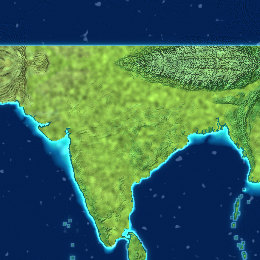
#> input picture content-archive/video/s3_revival/mapchip.png, 260 x 260 px, found by its file name
$ python scenes_s3.py
#> lines starting #> are read from the running program, lines starting #| are printed output that depends on the picture; after the words box and inside, x2 and y2 are one past the last pixel; in counts of white or black regions, pixels touching at a corner belong together
import numpy as np, cv2, math
from PIL import Image, ImageDraw, ImageFont
FD="/tmp/claude-0/-home-user/530e917f-6900-5386-87f2-01588fc50eb7/scratchpad/fonts/"
HD="/tmp/claude-0/-home-user/530e917f-6900-5386-87f2-01588fc50eb7/scratchpad/s3/"
W,H=1080,1920; OFF=1.5; TOTAL=52.55
GOLD=(255,200,70); CYAN=(80,225,235); RED=(255,84,70); CREAM=(250,246,236); GREY=(170,176,182)
def F(n,s): return ImageFont.truetype(FD+n,s)
def ease(x): x=min(1,max(0,x)); return x*x*(3-2*x)
def eo3(x): x=min(1,max(0,x)); return 1-(1-x)**3
def seg(t,a,b): return min(1,max(0,(t-a)/(b-a)))
def lerp(a,b,x): return a+(b-a)*x
WX,WY,WW,WH=162,300,756,1344
_fc={}
# [6 lines left out: function src, not called in this run]
MASK=np.zeros((WH,WW),np.uint8); cv2.rectangle(MASK,(28,0),(WW-29,WH-1),255,-1); cv2.rectangle(MASK,(0,28),(WW-1,WH-29),255,-1)
#> after `cv2.rectangle(MASK, (28, 0), (WW - 29, WH - 1), 255, -1)`:
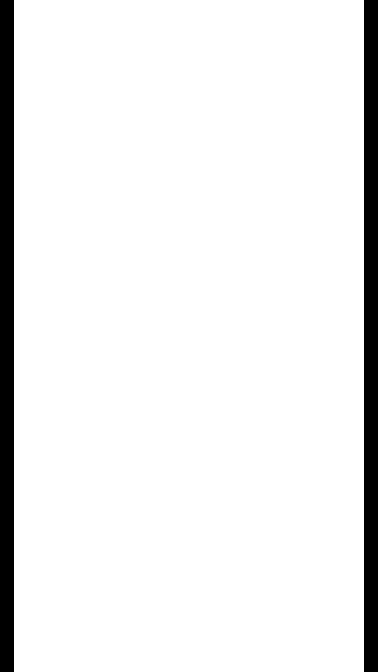
#> MASK: shape (1344, 756) (shown at 1/2 size); 92.6% white; 2 black regions, box (x1, y1, x2, y2) and area: (0, 0, 28, 1344) 37632, (728, 0, 756, 1344) 37632
#> after `cv2.rectangle(MASK, (0, 28), (WW - 1, WH - 29), 255, -1)`:
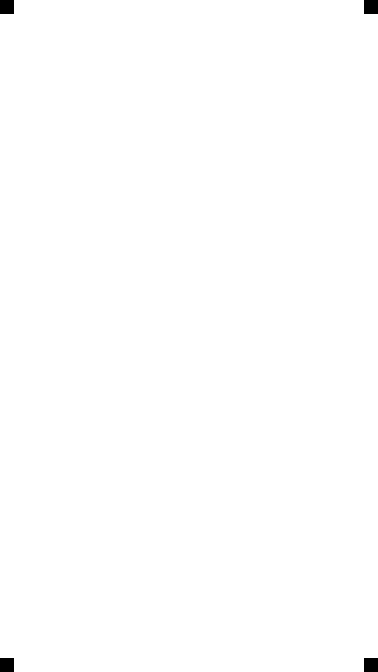
#> MASK: shape (1344, 756) (shown at 1/2 size); 99.7% white; 4 black regions, box (x1, y1, x2, y2) and area: (0, 0, 28, 28) 784, (728, 0, 756, 28) 784, (0, 1316, 28, 1344) 784, (728, 1316, 756, 1344) 784
for cx,cy in ((28,28),(WW-29,28),(28,WH-29),(WW-29,WH-29)): cv2.circle(MASK,(cx,cy),28,255,-1,cv2.LINE_AA)
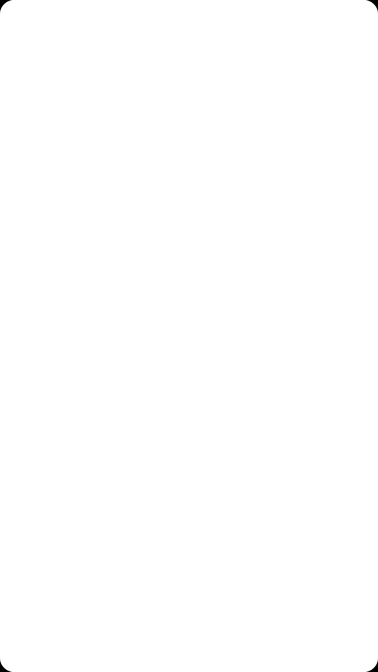
#> MASK: shape (1344, 756) (shown at 1/2 size); 0.25% of pixels changed, all inside (x1, y1, x2, y2) = (0, 0, 756, 1344)
MASKF=(cv2.GaussianBlur(MASK,(0,0),0.8).astype(np.float32)/255)[...,None]
yy,xx=np.mgrid[0:H,0:W]; VIG=(1-0.42*(((xx-W/2)/(W/2))**2*0.6+((yy-H/2)/(H/2))**2*0.9)).clip(0.5,1)[...,None].astype(np.float32)
rng=np.random.default_rng(7); GR=[rng.normal(0,1,(H//2,W//2)).astype(np.float32) for _ in range(6)]
_m=cv2.imread(HD+"mapchip.png"); MAPC=cv2.cvtColor(cv2.resize(_m,(200,200),interpolation=cv2.INTER_AREA),cv2.COLOR_BGR2RGB)
#> further down, _m is the input picture: shape (260, 260, 3); mean B, G, R 88.1, 103.5, 59.4
#> after `MAPC = cv2.cvtColor(cv2.resize(_m, (200, 200), interpolation=cv2.INTER`:
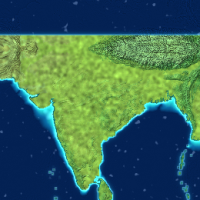
#> MAPC: shape (200, 200, 3); mean R, G, B 59.4, 103.5, 88.1
CM=np.zeros((200,200),np.uint8); cv2.circle(CM,(100,100),98,255,-1,cv2.LINE_AA); CMF=(cv2.GaussianBlur(CM,(0,0),0.8).astype(np.float32)/255)[...,None]
#> after `cv2.circle(CM, (100, 100), 98, 255, -1, cv2.LINE_AA)`:
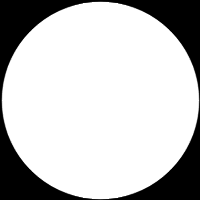
#> CM: shape (200, 200); min 0, max 255, mean 194.7
BEATS=[(0,OFF,"PILIBHIT TIGER RESERVE","MEET S3"),
       (OFF,11.4,"01  THE WAIT","A ROAD. A JEEP. A WAIT."),
       (11.4,26.1,"02  MEET HIM","THIS IS S3"),
       (26.1,36.0,"03  THE WALK","HE KEEPS COMING"),
       (36.0,45.5,"04  THE STARE","THEN HE LOOKS AT US"),
       (45.5,TOTAL+1,"05  YOUR VERDICT","IS HE INDIA'S BIGGEST?")]
HITS=[b[0] for b in BEATS]
# [9 lines left out: functions beat_of, fit, not called in this run]
def spaced(d,xy,text,font,fill,sp=6):
    ws=[d.textlength(c,font=font) for c in text]; tot=sum(ws)+sp*(len(text)-1); x=xy[0]-tot/2
    for c,w in zip(text,ws): d.text((x,xy[1]),c,font=font,fill=fill,anchor="ls"); x+=w+sp
# [93 lines left out: functions orig_frame, frame, not called in this run]
